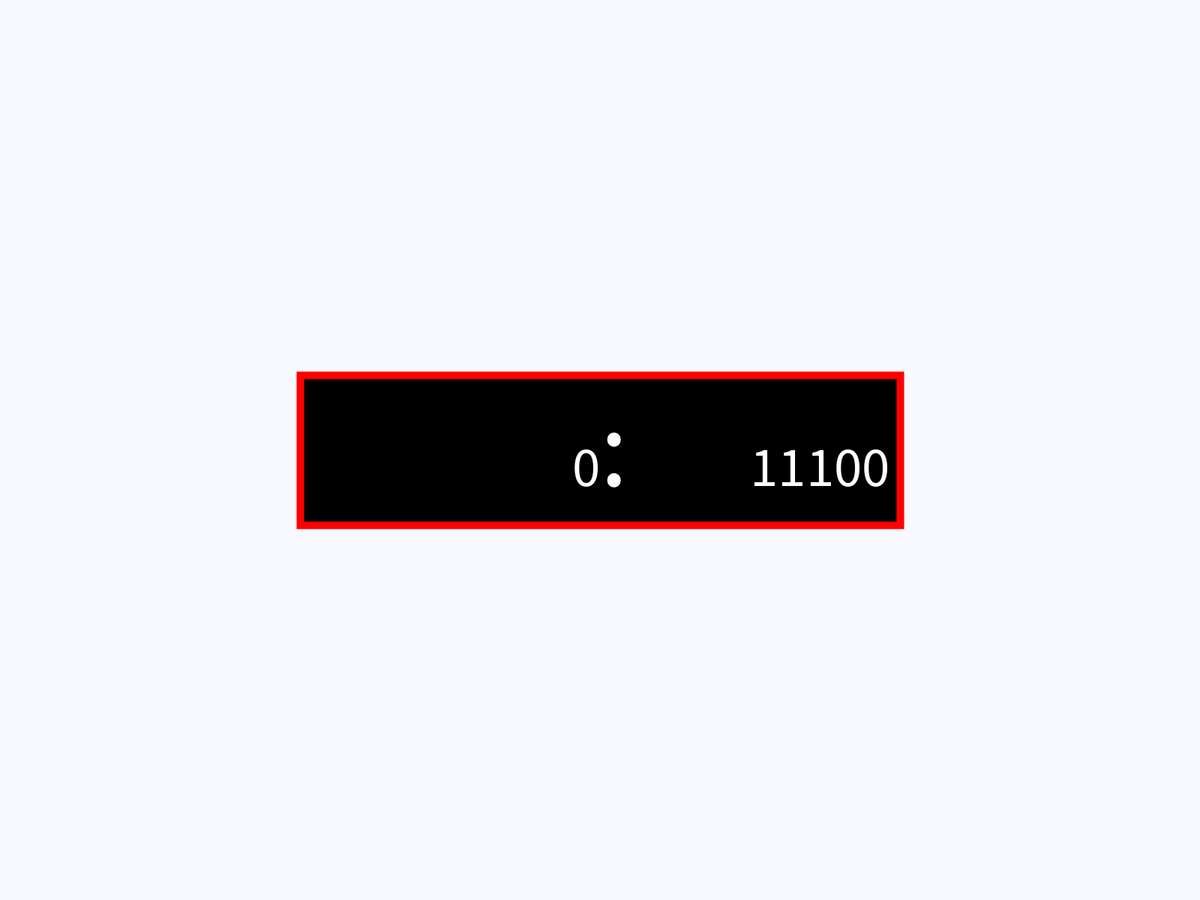
Frame 1 (no input)
Frame 60 (the mouse pressed at the canvas centre just before this capture): identical to frame 1, image omitted
Frame 120 (the mouse held since frame 60 and released just before this capture): identical to frame 1, image omitted

The Processing sketch that drew this single still picture (run headless with seeded random() and noise(); from frame 60 on, the mouse is pressed at the canvas centre):

// Processing sketch: sketch_1010_digi_clock
// ── sketch_1010_digi_clock.pde
int h = hour();
int m = minute();
void setup(){
  fullScreen();
  background(248,248,255);
 
}
void draw() {
  background(248,248,255);
  
  h = hour();
  m = minute();
  h = int(binary(h));
  m = int(binary(m));
  fill(0);
  rectMode(CENTER);
  stroke(255,0,0);
  strokeWeight(10);
  rect(width/2,height/2,800,200);
  fill(255);
  
  textSize(150);
  text( ":",width/2,height/2 + 48); //<>// //<>// //<>// //<>//
  textSize(150/2);
  text(h,width/2 - textWidth(str(h)),height/2 + 48); //<>//
  text(m,1000,height/2 + 48);
  
  
}    
